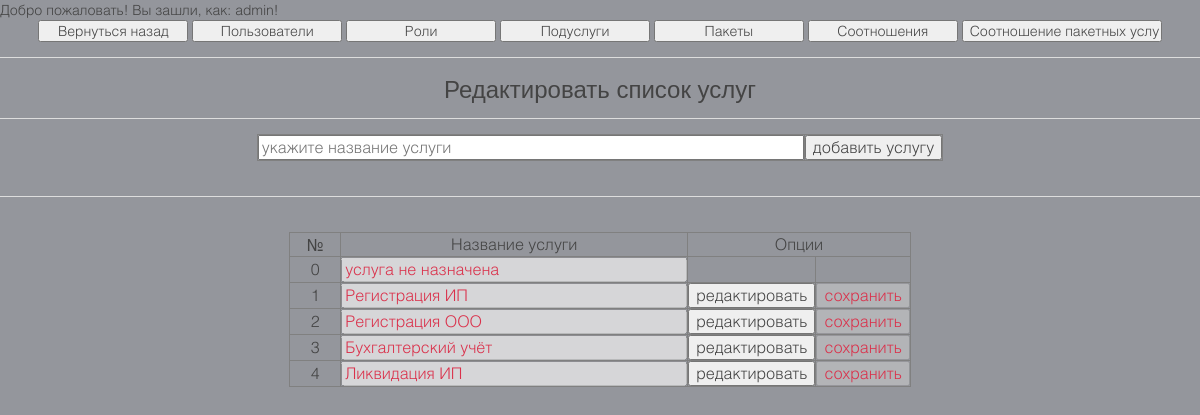
The app's page /templates/adminzone/admservices.php (signed in), older data.
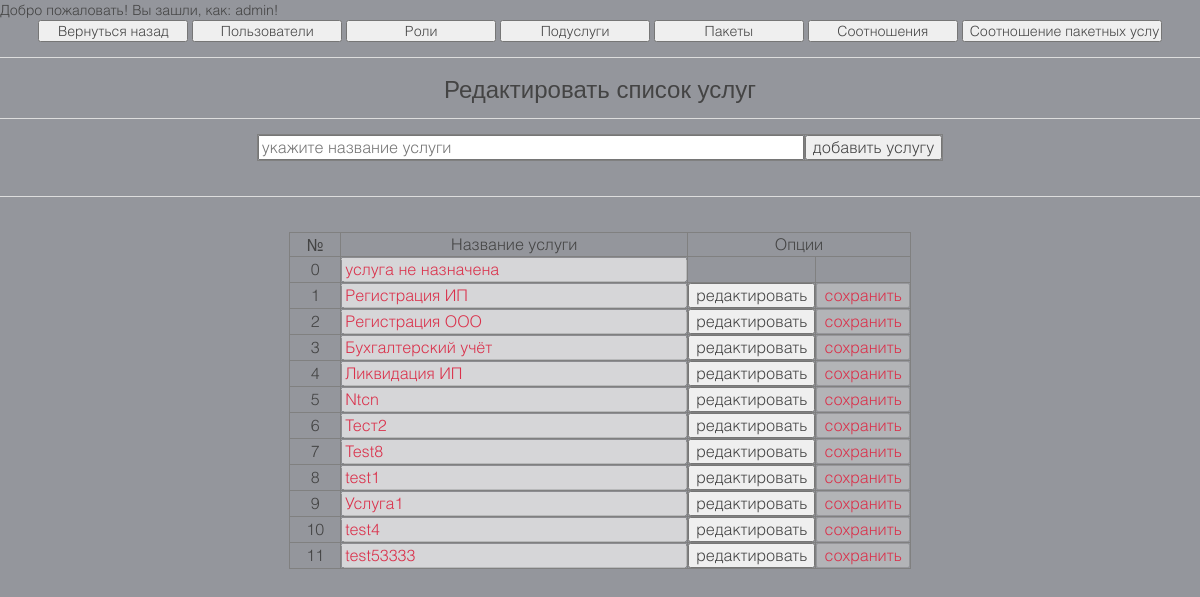
The same page, newer data.
### tables this page shows
CREATE TABLE IF NOT EXISTS `system_services` (
  `service_id` int(11) NOT NULL AUTO_INCREMENT,
  `service_name` varchar(40) NOT NULL,
  `service_description` varchar(400) NOT NULL,
  `service_price` int(11) NOT NULL,
  PRIMARY KEY (`service_id`),
  UNIQUE KEY `service_id` (`service_id`)
);

### templates/adminzone/admservices.php (the view, shortened to what this page needs)
<?php
echo "Добро пожаловать! Вы зашли, как: ".$_SESSION['uname']."!";
?>
<html lang="en-gb" dir="ltr">
    <head>
        <link rel="stylesheet" href="../css/uikit.css">
    </head>
    <body class="tm-background">
        <center><input value="Вернуться назад" onclick="location.href='../adminpanel'" type="button" style="width: 150px"> <input value="Пользователи" onclick="location.href='admusers.php'" type="button" style="width: 150px"> <input value="Роли" onclick="location.href='admroles.php'" type="button" style="width: 150px"> <input value="Подуслуги" onclick="location.href='admpodservices.php'" type="button" style="width: 150px"> <input value="Пакеты" onclick="location.href='admpackets.php'" type="button" style="width: 150px"> <input value="Соотношения" onclick="location.href='admrelations.php'" type="button" style="width: 150px"> <input value="Соотношение пакетных услуг" onclick="location.href='admpacketsrelation.php'" type="button" style="width: 200px"></center>
        <hr>
        <center><h2>Редактировать список услуг</h2></center>
        <hr>
    </body>
</html>
<?php
echo    "<table border='1' cellspacing='0' cellpadding='0' align='center'>";
echo        "<tr>";
echo            "<td width='200'>";
echo                "<input type='text' id='newService' size='74' placeholder='укажите название услуги'>";
echo            "</td>";
echo            "<td width='100'>";
echo                "<input type='button' id='addservice' value='добавить услугу' size='62'>";
echo            "</td>";
echo        "</tr>";
echo    "</table>";
echo    "<hr>";
$currentServices = mysql_query("SELECT * FROM system_services ORDER BY service_id ASC");
echo "<table border='1' cellspacing='0' cellpadding='0' align='center'>";
echo    "<tr><td width='50'><center>№</center></td><td width='100'><center>Название услуги</center></td><td width='150' colspan='2'><center>Опции</center></td></tr>";
$row_counter = -1;
while ($getServiceFields = mysql_fetch_array($currentServices))
{
    $row_counter++;
    echo "<tr>";
    echo    "<td width='50'><center>".$getServiceFields['service_id']."</center></td>";
    echo    "<td width='200'><input type='text' id='service".$row_counter."' value='".$getServiceFields['service_name']."' size='46' disabled></td>";
        echo "<td width='50'>";
            if ($getServiceFields['service_id'] > 0 )
            {
                echo "<center><input type='button' id='editServiceData".$row_counter."' value='редактировать'></center></td>";
            } else
            {
                echo "";
            }
        echo "</td>";
        echo "<td width='50'>";
            if ($getServiceFields['service_id'] > 0 )
            {
                echo "<center><input type='button' id='saveServiceData".$row_counter."' value='сохранить' disabled></center></td>";
            } else
            {
                echo "";
            }
        echo "</td>";
    echo "</tr>";
}
echo "</table>";
?>

Row changes from the older to the newer data that the page shows:
added system_services: service_id "5", service_name "Ntcn"
added system_services: service_id "6", service_name "Тест2"
added system_services: service_id "7", service_name "Test8"
added system_services: service_id "8", service_name "test1"
added system_services: service_id "9", service_name "Услуга1"
added system_services: service_id "10", service_name "test4"
added system_services: service_id "11", service_name "test53333"
